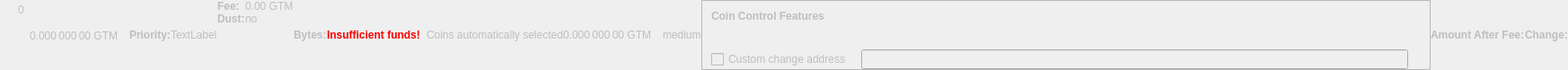
    <widget class="QWidget" name="dummyHideWidget" native="true">
     <property name="enabled">
      <bool>false</bool>
     </property>
     <property name="maximumSize">
      <size>
       <width>100</width>
       <height>22</height>
      </size>
     </property>
     <layout class="QHBoxLayout" name="dummyHideLayout">
      <property name="spacing">
       <number>0</number>
      </property>
      <property name="leftMargin">
       <number>0</number>
      </property>
      <property name="topMargin">
       <number>0</number>
      </property>
      <property name="rightMargin">
       <number>0</number>
      </property>
      <property name="bottomMargin">
       <number>0</number>
      </property>
      <item>
       <layout class="QFormLayout" name="formLayoutCoinControl1">
        <property name="horizontalSpacing">
         <number>10</number>
        </property>
        <property name="verticalSpacing">
         <number>14</number>
        </property>
        <property name="leftMargin">
         <number>10</number>
        </property>
        <property name="topMargin">
         <number>4</number>
        </property>
        <property name="rightMargin">
         <number>6</number>
        </property>
        <item row="0" column="1">
         <widget class="QLabel" name="labelCoinControlBytes">
          <property name="cursor">
           <cursorShape>IBeamCursor</cursorShape>
          </property>
          <property name="contextMenuPolicy">
           <enum>Qt::ActionsContextMenu</enum>
          </property>
          <property name="text">
           <string notr="true">0</string>
          </property>
          <property name="textInteractionFlags">
           <set>Qt::LinksAccessibleByMouse|Qt::TextSelectableByKeyboard|Qt::TextSelectableByMouse</set>
          </property>
         </widget>
        </item>
       </layout>
      </item>
      <item>
       <widget class="QLabel" name="labelCoinControlAfterFee">
        <property name="enabled">
         <bool>false</bool>
        </property>
        <property name="sizePolicy">
         <sizepolicy hsizetype="Fixed" vsizetype="Fixed">
          <horstretch>0</horstretch>
          <verstretch>0</verstretch>
         </sizepolicy>
        </property>
        <property name="minimumSize">
         <size>
          <width>111</width>
          <height>12</height>
         </size>
        </property>
        <property name="maximumSize">
         <size>
          <width>111</width>
          <height>12</height>
         </size>
        </property>
        <property name="cursor">
         <cursorShape>IBeamCursor</cursorShape>
        </property>
        <property name="contextMenuPolicy">
         <enum>Qt::ActionsContextMenu</enum>
        </property>
        <property name="text">
         <string notr="true">0.000 000 00 GTM</string>
        </property>
        <property name="textInteractionFlags">
         <set>Qt::LinksAccessibleByMouse|Qt::TextSelectableByKeyboard|Qt::TextSelectableByMouse</set>
        </property>
       </widget>
      </item>
      <item>
       <widget class="QLabel" name="labelCoinControlPriorityText">
        <property name="enabled">
         <bool>false</bool>
        </property>
        <property name="font">
         <font>
          <weight>75</weight>
          <bold>true</bold>
         </font>
        </property>
        <property name="text">
         <string>Priority:</string>
        </property>
       </widget>
      </item>
      <item>
       <layout class="QHBoxLayout" name="horizontalLayout">
        <item>
         <widget class="QLabel" name="WarningLabel">
          <property name="text">
           <string>TextLabel</string>
          </property>
         </widget>
        </item>
       </layout>
      </item>
      <item>
       <layout class="QFormLayout" name="formLayoutCoinControl3">
        <property name="horizontalSpacing">
         <number>0</number>
        </property>
        <property name="verticalSpacing">
         <number>0</number>
        </property>
        <property name="leftMargin">
         <number>0</number>
        </property>
        <property name="topMargin">
         <number>0</number>
        </property>
        <property name="rightMargin">
         <number>0</number>
        </property>
        <item row="0" column="0">
         <widget class="QLabel" name="labelCoinControlFeeText">
          <property name="enabled">
           <bool>false</bool>
          </property>
          <property name="font">
           <font>
            <weight>75</weight>
            <bold>true</bold>
           </font>
          </property>
          <property name="text">
           <string>Fee:</string>
          </property>
          <property name="margin">
           <number>0</number>
          </property>
         </widget>
        </item>
        <item row="0" column="1">
         <widget class="QLabel" name="labelCoinControlFee">
          <property name="enabled">
           <bool>false</bool>
          </property>
          <property name="cursor">
           <cursorShape>IBeamCursor</cursorShape>
          </property>
          <property name="contextMenuPolicy">
           <enum>Qt::ActionsContextMenu</enum>
          </property>
          <property name="text">
           <string notr="true">0.00 GTM</string>
          </property>
          <property name="textInteractionFlags">
           <set>Qt::LinksAccessibleByMouse|Qt::TextSelectableByKeyboard|Qt::TextSelectableByMouse</set>
          </property>
         </widget>
        </item>
        <item row="1" column="0">
         <widget class="QLabel" name="labelCoinControlLowOutputText">
          <property name="enabled">
           <bool>false</bool>
          </property>
          <property name="font">
           <font>
            <weight>75</weight>
            <bold>true</bold>
           </font>
          </property>
          <property name="text">
           <string>Dust:</string>
          </property>
         </widget>
        </item>
        <item row="1" column="1">
         <widget class="QLabel" name="labelCoinControlLowOutput">
          <property name="enabled">
           <bool>false</bool>
          </property>
          <property name="cursor">
           <cursorShape>IBeamCursor</cursorShape>
          </property>
          <property name="contextMenuPolicy">
           <enum>Qt::ActionsContextMenu</enum>
          </property>
          <property name="text">
           <string>no</string>
          </property>
          <property name="textInteractionFlags">
           <set>Qt::LinksAccessibleByMouse|Qt::TextSelectableByKeyboard|Qt::TextSelectableByMouse</set>
          </property>
         </widget>
        </item>
       </layout>
      </item>
      <item>
       <widget class="QLabel" name="labelCoinControlBytesText">
        <property name="enabled">
         <bool>false</bool>
        </property>
        <property name="font">
         <font>
          <weight>75</weight>
          <bold>true</bold>
         </font>
        </property>
        <property name="text">
         <string>Bytes:</string>
        </property>
       </widget>
      </item>
      <item>
       <layout class="QFormLayout" name="formLayoutCoinControl2">
        <property name="horizontalSpacing">
         <number>0</number>
        </property>
        <property name="verticalSpacing">
         <number>0</number>
        </property>
        <property name="leftMargin">
         <number>0</number>
        </property>
        <property name="topMargin">
         <number>0</number>
        </property>
        <property name="rightMargin">
         <number>0</number>
        </property>
       </layout>
      </item>
      <item>
       <layout class="QHBoxLayout" name="horizontalLayoutCoinControl2">
        <property name="spacing">
         <number>0</number>
        </property>
        <property name="bottomMargin">
         <number>0</number>
        </property>
       </layout>
      </item>
      <item>
       <widget class="QLabel" name="labelCoinControlInsuffFunds">
        <property name="enabled">
         <bool>false</bool>
        </property>
        <property name="minimumSize">
         <size>
          <width>0</width>
          <height>0</height>
         </size>
        </property>
        <property name="font">
         <font>
          <weight>75</weight>
          <bold>true</bold>
         </font>
        </property>
        <property name="styleSheet">
         <string notr="true">color:red;font-weight:bold;</string>
        </property>
        <property name="text">
         <string>Insufficient funds!</string>
        </property>
        <property name="margin">
         <number>5</number>
        </property>
       </widget>
      </item>
      <item>
       <layout class="QFormLayout" name="formLayoutCoinControl4">
        <property name="horizontalSpacing">
         <number>0</number>
        </property>
        <property name="verticalSpacing">
         <number>0</number>
        </property>
        <property name="leftMargin">
         <number>0</number>
        </property>
        <property name="topMargin">
         <number>0</number>
        </property>
        <property name="rightMargin">
         <number>0</number>
        </property>
       </layout>
      </item>
      <item>
       <widget class="QLabel" name="labelCoinControlChangeLabel">
        <property name="enabled">
         <bool>false</bool>
        </property>
        <property name="sizePolicy">
         <sizepolicy hsizetype="Preferred" vsizetype="Expanding">
          <horstretch>0</horstretch>
          <verstretch>0</verstretch>
         </sizepolicy>
        </property>
        <property name="minimumSize">
         <size>
          <width>0</width>
          <height>0</height>
         </size>
        </property>
        <property name="text">
         <string/>
        </property>
        <property name="margin">
         <number>3</number>
        </property>
       </widget>
      </item>
      <item>
       <widget class="QLabel" name="labelCoinControlAutomaticallySelected">
        <property name="enabled">
         <bool>false</bool>
        </property>
        <property name="sizePolicy">
         <sizepolicy hsizetype="Fixed" vsizetype="Fixed">
          <horstretch>0</horstretch>
          <verstretch>0</verstretch>
         </sizepolicy>
        </property>
        <property name="minimumSize">
         <size>
          <width>0</width>
          <height>0</height>
         </size>
        </property>
        <property name="maximumSize">
         <size>
          <width>240</width>
          <height>16777215</height>
         </size>
        </property>
        <property name="text">
         <string>Coins automatically selected</string>
        </property>
        <property name="margin">
         <number>5</number>
        </property>
       </widget>
      </item>
      <item>
       <widget class="QLabel" name="labelCoinControlChange">
        <property name="enabled">
         <bool>false</bool>
        </property>
        <property name="sizePolicy">
         <sizepolicy hsizetype="Fixed" vsizetype="Fixed">
          <horstretch>0</horstretch>
          <verstretch>0</verstretch>
         </sizepolicy>
        </property>
        <property name="minimumSize">
         <size>
          <width>111</width>
          <height>0</height>
         </size>
        </property>
        <property name="maximumSize">
         <size>
          <width>111</width>
          <height>16777215</height>
         </size>
        </property>
        <property name="cursor">
         <cursorShape>IBeamCursor</cursorShape>
        </property>
        <property name="contextMenuPolicy">
         <enum>Qt::ActionsContextMenu</enum>
        </property>
        <property name="text">
         <string notr="true">0.000 000 00 GTM</string>
        </property>
        <property name="textInteractionFlags">
         <set>Qt::LinksAccessibleByMouse|Qt::TextSelectableByKeyboard|Qt::TextSelectableByMouse</set>
        </property>
       </widget>
      </item>
      <item>
       <widget class="QLabel" name="labelCoinControlPriority">
        <property name="enabled">
         <bool>false</bool>
        </property>
        <property name="cursor">
         <cursorShape>IBeamCursor</cursorShape>
        </property>
        <property name="contextMenuPolicy">
         <enum>Qt::ActionsContextMenu</enum>
        </property>
        <property name="text">
         <string>medium</string>
        </property>
        <property name="textInteractionFlags">
         <set>Qt::LinksAccessibleByMouse|Qt::TextSelectableByKeyboard|Qt::TextSelectableByMouse</set>
        </property>
       </widget>
      </item>
      <item>
       <widget class="QFrame" name="frameCoinControl">
        <property name="sizePolicy">
         <sizepolicy hsizetype="Expanding" vsizetype="Expanding">
          <horstretch>0</horstretch>
          <verstretch>0</verstretch>
         </sizepolicy>
        </property>
        <property name="maximumSize">
         <size>
          <width>16777215</width>
          <height>16777215</height>
         </size>
        </property>
        <property name="frameShape">
         <enum>QFrame::StyledPanel</enum>
        </property>
        <property name="frameShadow">
         <enum>QFrame::Sunken</enum>
        </property>
        <layout class="QVBoxLayout" name="verticalLayoutCoinControl2_2">
         <property name="spacing">
          <number>0</number>
         </property>
         <property name="leftMargin">
          <number>0</number>
         </property>
         <property name="topMargin">
          <number>0</number>
         </property>
         <property name="rightMargin">
          <number>0</number>
         </property>
         <property name="bottomMargin">
          <number>0</number>
         </property>
         <item>
          <layout class="QVBoxLayout" name="verticalLayoutCoinControl" stretch="0,0,0,1">
           <property name="spacing">
            <number>0</number>
           </property>
           <property name="leftMargin">
            <number>10</number>
           </property>
           <property name="topMargin">
            <number>10</number>
           </property>
           <item>
            <layout class="QHBoxLayout" name="horizontalLayoutCoinControl1">
             <property name="bottomMargin">
              <number>15</number>
             </property>
             <item>
              <widget class="QLabel" name="labelCoinControlFeatures">
               <property name="enabled">
                <bool>false</bool>
               </property>
               <property name="sizePolicy">
                <sizepolicy hsizetype="Preferred" vsizetype="Maximum">
                 <horstretch>0</horstretch>
                 <verstretch>0</verstretch>
                </sizepolicy>
               </property>
               <property name="font">
                <font>
                 <weight>75</weight>
                 <bold>true</bold>
                </font>
               </property>
               <property name="styleSheet">
                <string notr="true">font-weight:bold;</string>
               </property>
               <property name="text">
                <string>Coin Control Features</string>
               </property>
              </widget>
             </item>
            </layout>
           </item>
           <item>
            <widget class="QWidget" name="widgetCoinControl" native="true">
             <property name="sizePolicy">
              <sizepolicy hsizetype="Preferred" vsizetype="Preferred">
               <horstretch>0</horstretch>
               <verstretch>0</verstretch>
              </sizepolicy>
             </property>
             <property name="minimumSize">
              <size>
               <width>0</width>
               <height>0</height>
              </size>
             </property>
             <property name="styleSheet">
              <string notr="true"/>
             </property>
             <layout class="QHBoxLayout" name="horizontalLayoutCoinControl5_2">
              <property name="leftMargin">
               <number>0</number>
              </property>
              <property name="topMargin">
               <number>0</number>
              </property>
              <property name="rightMargin">
               <number>0</number>
              </property>
              <property name="bottomMargin">
               <number>0</number>
              </property>
              <item>
               <layout class="QHBoxLayout" name="horizontalLayoutCoinControl3">
                <property name="spacing">
                 <number>20</number>
                </property>
                <property name="topMargin">
                 <number>0</number>
                </property>
                <property name="bottomMargin">
                 <number>10</number>
                </property>
               </layout>
              </item>
             </layout>
            </widget>
           </item>
           <item>
            <layout class="QHBoxLayout" name="horizontalLayoutCoinControl4" stretch="0,0,0">
             <property name="spacing">
              <number>12</number>
             </property>
             <property name="sizeConstraint">
              <enum>QLayout::SetDefaultConstraint</enum>
             </property>
             <property name="topMargin">
              <number>5</number>
             </property>
             <property name="rightMargin">
              <number>5</number>
             </property>
             <item>
              <widget class="QCheckBox" name="checkBoxCoinControlChange">
               <property name="enabled">
                <bool>false</bool>
               </property>
               <property name="toolTip">
                <string>If this is activated, but the change address is empty or invalid, change will be sent to a newly generated address.</string>
               </property>
               <property name="text">
                <string>Custom change address</string>
               </property>
              </widget>
             </item>
             <item>
              <widget class="QValidatedLineEdit" name="lineEditCoinControlChange">
               <property name="enabled">
                <bool>false</bool>
               </property>
               <property name="sizePolicy">
                <sizepolicy hsizetype="Expanding" vsizetype="Fixed">
                 <horstretch>0</horstretch>
                 <verstretch>0</verstretch>
                </sizepolicy>
               </property>
              </widget>
             </item>
             <item>
              <widget class="QLabel" name="labelCoinControlChangeLabel_2">
               <property name="sizePolicy">
                <sizepolicy hsizetype="Preferred" vsizetype="Expanding">
                 <horstretch>0</horstretch>
                 <verstretch>0</verstretch>
                </sizepolicy>
               </property>
               <property name="minimumSize">
                <size>
                 <width>0</width>
                 <height>0</height>
                </size>
               </property>
               <property name="text">
                <string/>
               </property>
               <property name="margin">
                <number>3</number>
               </property>
              </widget>
             </item>
            </layout>
           </item>
           <item>
            <spacer name="verticalSpacerCoinControl">
             <property name="orientation">
              <enum>Qt::Vertical</enum>
             </property>
             <property name="sizeHint" stdset="0">
              <size>
               <width>800</width>
               <height>1</height>
              </size>
             </property>
            </spacer>
           </item>
          </layout>
         </item>
        </layout>
       </widget>
      </item>
      <item>
       <widget class="QLabel" name="labelCoinControlAfterFeeText">
        <property name="enabled">
         <bool>false</bool>
        </property>
        <property name="minimumSize">
         <size>
          <width>0</width>
          <height>0</height>
         </size>
        </property>
        <property name="maximumSize">
         <size>
          <width>16777215</width>
          <height>16777215</height>
         </size>
        </property>
        <property name="font">
         <font>
          <weight>75</weight>
          <bold>true</bold>
         </font>
        </property>
        <property name="text">
         <string>Amount After Fee:</string>
        </property>
        <property name="alignment">
         <set>Qt::AlignLeading|Qt::AlignLeft|Qt::AlignVCenter</set>
        </property>
        <property name="margin">
         <number>0</number>
        </property>
       </widget>
      </item>
      <item>
       <widget class="QLabel" name="labelCoinControlChangeText">
        <property name="enabled">
         <bool>false</bool>
        </property>
        <property name="sizePolicy">
         <sizepolicy hsizetype="Preferred" vsizetype="Preferred">
          <horstretch>0</horstretch>
          <verstretch>0</verstretch>
         </sizepolicy>
        </property>
        <property name="minimumSize">
         <size>
          <width>0</width>
          <height>0</height>
         </size>
        </property>
        <property name="maximumSize">
         <size>
          <width>16777215</width>
          <height>16777215</height>
         </size>
        </property>
        <property name="font">
         <font>
          <weight>75</weight>
          <bold>true</bold>
         </font>
        </property>
        <property name="text">
         <string>Change:</string>
        </property>
        <property name="alignment">
         <set>Qt::AlignLeading|Qt::AlignLeft|Qt::AlignVCenter</set>
        </property>
       </widget>
      </item>
     </layout>
    </widget>
